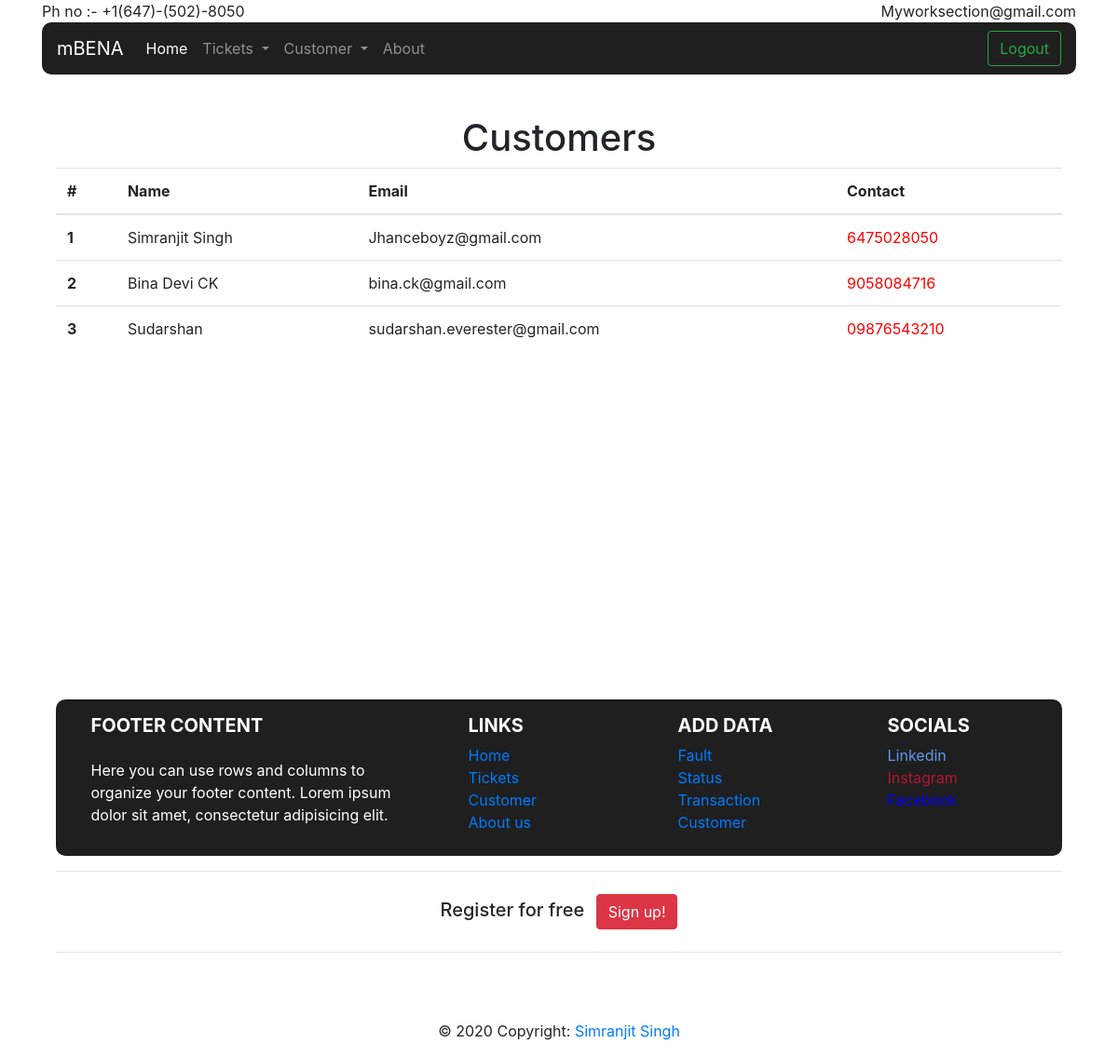
The page /estore/searchcustomer/ (signed in) on the database as committed earlier.
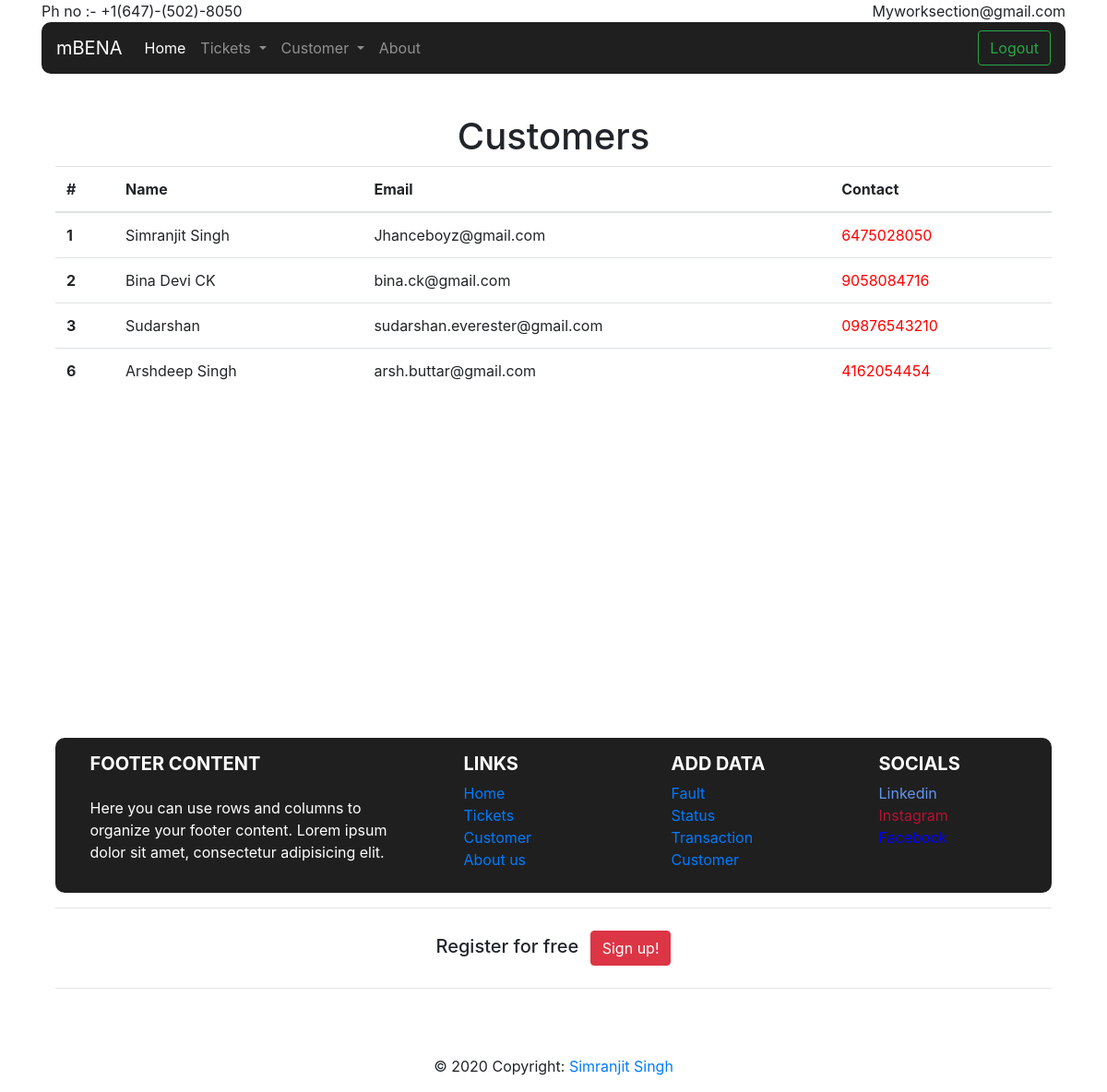
The same page on the database as committed later.
### eStore/models.py (models this page shows, shortened)
class Customer(models.Model):
    name = models.CharField(max_length=64)
    email = models.EmailField( max_length=254)
    phonenumber = models.CharField(max_length=12)

### eStore/views.py (the view)
# urls.py: path("searchcustomer/", views.searchcustomer, name="searchcustomer"),
def searchcustomer(request):
    if request.user.is_authenticated:
        return render(request, 'searchcustomer.html',{
            "Customer": Customer.objects.all()
        })
    else:
        return HttpResponseRedirect(reverse('homepage'))

### eStore/templates/searchcustomer.html
{% extends 'layout.html' %}
{% block body %}
<div class="container" style="margin-top: 4%;">
<h1 style="text-align: center;">Customers</h1>
<table class="table">
    <thead>
      <tr>
        <th scope="col">#</th>
        <th scope="col">Name</th>
        <th scope="col">Email</th>
        <th scope="col">Contact</th>
      </tr>
    </thead>
    <tbody>
        {% for customer in Customer %}
        <tr>
            <th scope="row">{{customer.id}}</th>
            <td>{{customer.name}}</td>
            <td>{{customer.email}}</td>
            <td style="color: red;">{{customer.phonenumber}}</td>
          </tr>
        {% endfor %}
    </tbody>
  </table>
</div>
{% endblock body %}

Rows that differ between the two databases and show on the page:
added Customer: id "6", name "Arshdeep Singh", email "arsh.buttar@gmail.com", phonenumber "4162054454"
